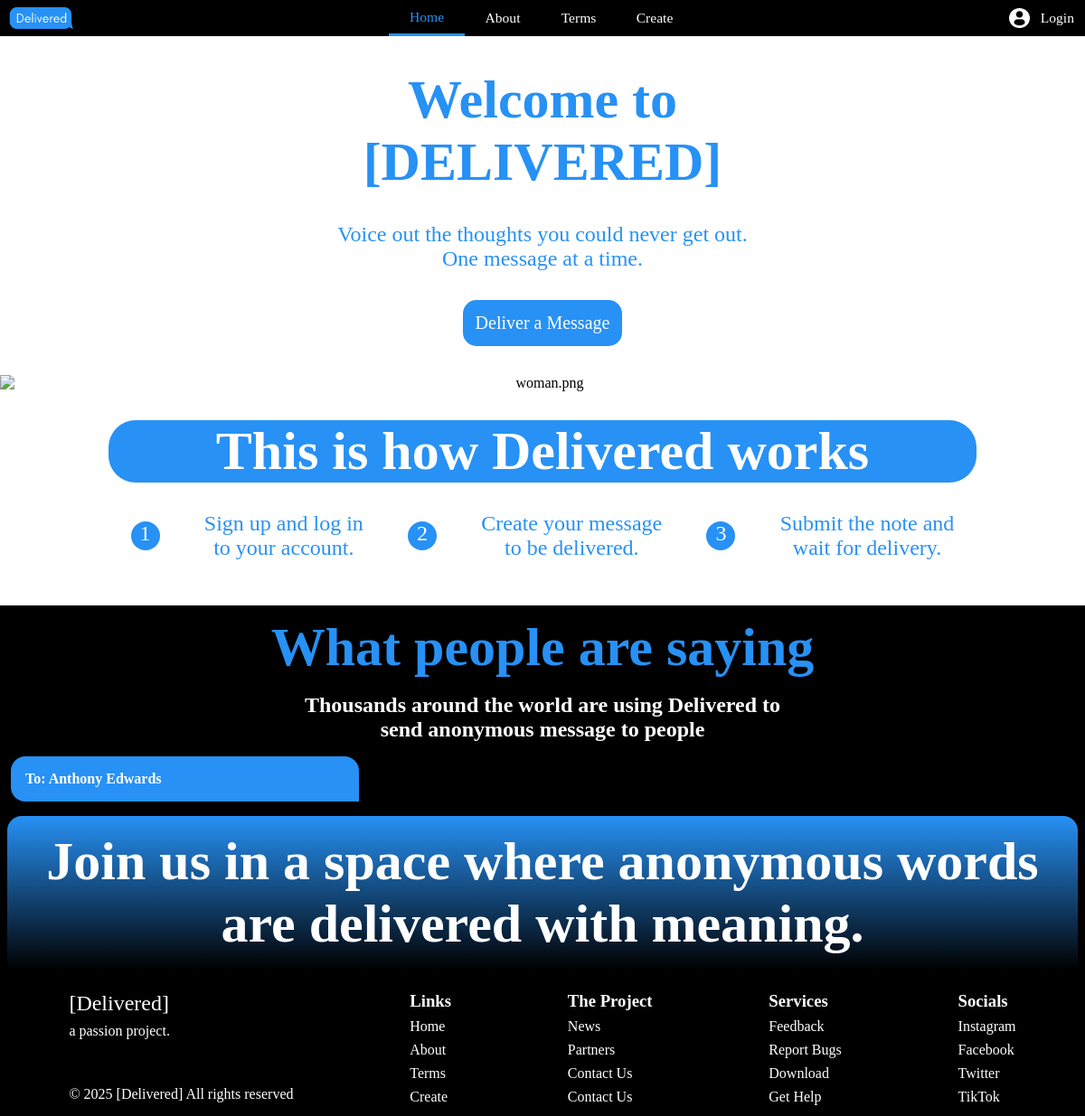
The app's page /, older data.
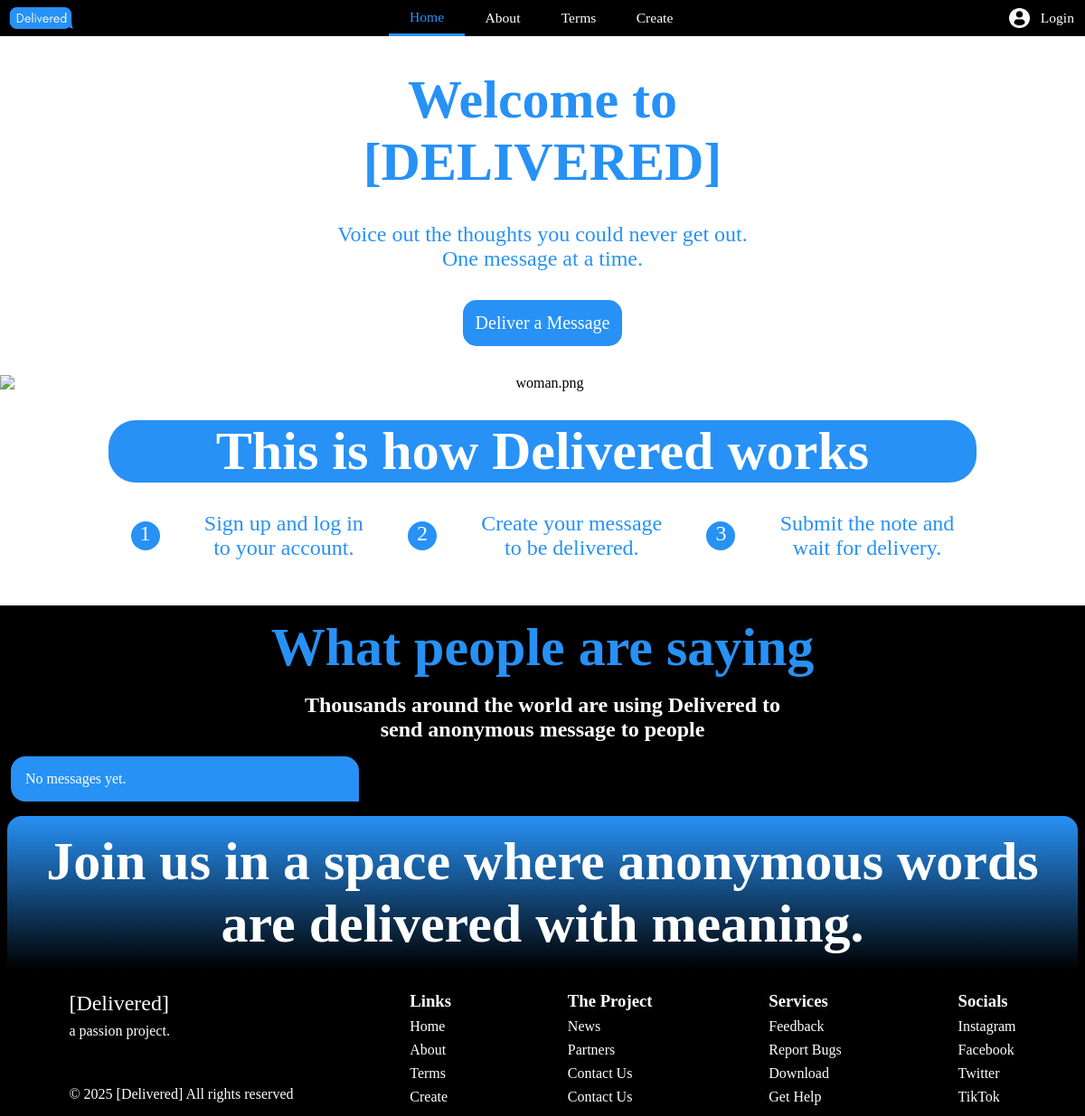
The same page, newer data.
### tables this page shows
CREATE TABLE IF NOT EXISTS `tbl_messages` (
  `messageID` int(11) NOT NULL AUTO_INCREMENT,
  `userID` int(11) NOT NULL,
  `message` varchar(1000) NOT NULL,
  `recipient` varchar(50) NOT NULL,
  `dateCreated` timestamp NOT NULL DEFAULT current_timestamp() ON UPDATE current_timestamp(),
  PRIMARY KEY (`messageID`),
  KEY `userID messages users` (`userID`),
  CONSTRAINT `userID messages users` FOREIGN KEY (`userID`) REFERENCES `tbl_users` (`userID`) ON DELETE CASCADE ON UPDATE NO ACTION
);

### index.php (the view, shortened to what this page needs)
<!DOCTYPE html>
<html lang="en">
<head>
    <link rel="stylesheet" href="template.css">
    <link rel="stylesheet" href="index.css">
    <link href="https://fonts.cdnfonts.com/css/glacial-indifference-2" rel="stylesheet">
</head>
<body>
    <div id='nav-container'>
        <a href = "index.php"><img id='logo' src="icon.png" alt="logo.png"></a>
        <div id='middle-nav'>
            <a href="index.php"><button id='home'>Home</button></a>
            <a href="about.php"><button id='about'>About</button></a>
            <a href="terms.php"><button id='terms'>Terms</button></a>
            <a href="create.php"><button id='create'>Create</button></a>
        </div>
        <?php
        if (isset($_SESSION["logged_in"]) && $_SESSION["logged_in"] === true) {
            echo "<div class='dropdown'>";
            echo "  <a href='account.php'><button class='dropdown-button'><img src='profile.png' alt='profile.png'><span>" . htmlspecialchars($_SESSION["username"]) . "</span></button></a>";
            echo "  <div class='dropdown-content'>";
            echo "    <a href='logout.php'>Logout</a>";
            echo "  </div>";
            echo "</div>";
        } else {
            echo "<a href='login.php'><button id='login'><img src='profile.png' alt='profile.png'>Login</button></a>";
        }
        ?>
    </div>
    <div id='intro-container'>
        <h1>Welcome to<br>[DELIVERED]</h1>
        <h2>Voice out the thoughts you could never get out.<br>One message at a time.</h2>
        <a href="create.php"><button><h2>Deliver a Message</h2></button></a>
        <img id='woman' src="woman.png" alt="woman.png">
        <div id='works'><h1>This is how Delivered works</h1></div>
        <div id='steps'>
            <div id='numbers'><h2>1</h2></div>
            <h2>Sign up and log in<br>to your account.</h2>
            <div id='numbers'><h2>2</h2></div>
            <h2>Create your message<br>to be delivered.</h2>
            <div id='numbers'><h2>3</h2></div>
            <h2>Submit the note and<br>wait for delivery.</h2>
        </div>
        <br>
    </div>
    <div id='messages-container'>
        <h1>What people are saying</h1>
        <h2>Thousands around the world are using Delivered to<br>send anonymous message to people</h2>
        <div id='messages'>
            <?php
                $servername = "127.0.0.1";
                $username = "root";
                $password = "";
                $dbname = "db_delivered";
                $conn = new mysqli($servername, $username, $password, $dbname);
                $sql = "SELECT messageID, message, recipient FROM tbl_messages";
                $result = $conn->query($sql);
                if ($result->num_rows > 0) {
                    while ($row = $result->fetch_assoc()) {
                        $messageId = htmlspecialchars($row["messageID"]);
                        echo "<div onclick='expandMessage(\"" . $messageId . "\")'>";
                        echo "<p><strong>To: " . htmlspecialchars($row["recipient"]) . "</strong></p>";
                        echo "</div>";
                    }
                } else {
                    echo "<div>No messages yet.</div>";
                }
            ?>
        </div>
        <div id='ad-container'>
            <h1>Join us in a space where anonymous words are delivered with meaning.</h1>
        </div>
    </div>
    <div id='footer-container'>
        <div>
            <h2>[Delivered]</h2>
            <p>a passion project.</p>
            <br>
            <br>
            <p>© 2025 [Delivered] All rights reserved</p>
        </div>
        <div>
            <h3>Links</h3>
            <a href="index.php">Home</a>
            <a href="about.php">About</a>
            <a href="terms.php">Terms</a>
            <a href="create.php">Create</a>
        </div>
        <div>
            <h3>The Project</h3>
            <p>News</p>
            <p>Partners</p>
            <p>Contact Us</p>
            <p>Contact Us</p>
        </div>
        <div>
            <h3>Services</h3>
            <p>Feedback</p>
            <p>Report Bugs</p>
            <p>Download</p>
            <p>Get Help</p>
        </div>
        <div>
            <h3>Socials</h3>
            <p>Instagram</p>
            <p>Facebook</p>
            <p>Twitter</p>
            <p>TikTok</p>
        </div>
    </div>
</body>
</html>

Row changes from the older to the newer data that the page shows:
removed tbl_messages: recipient "Anthony Edwards"
Text that changed along with them:
text now shown: "No messages yet."
